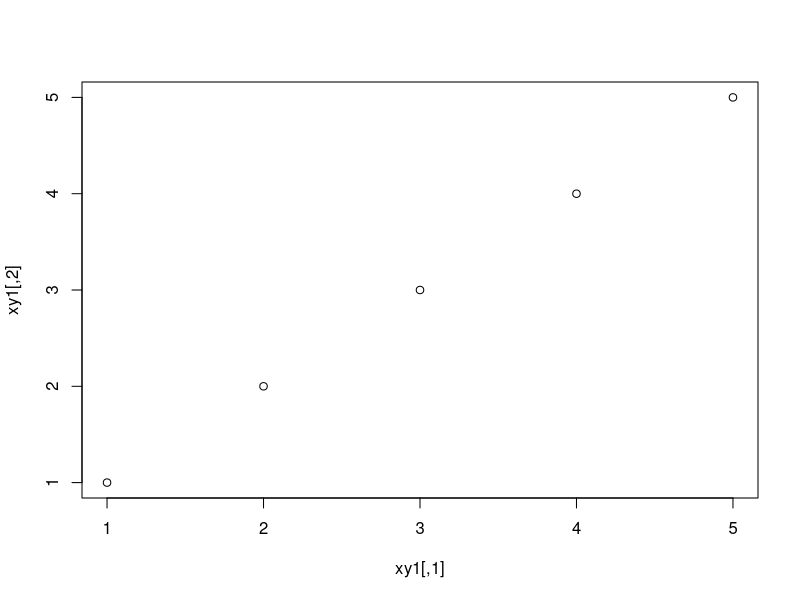
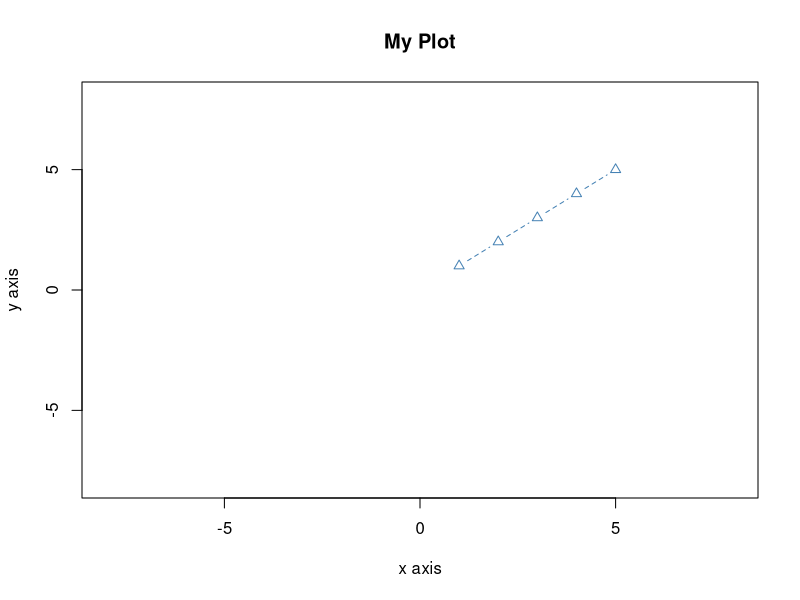
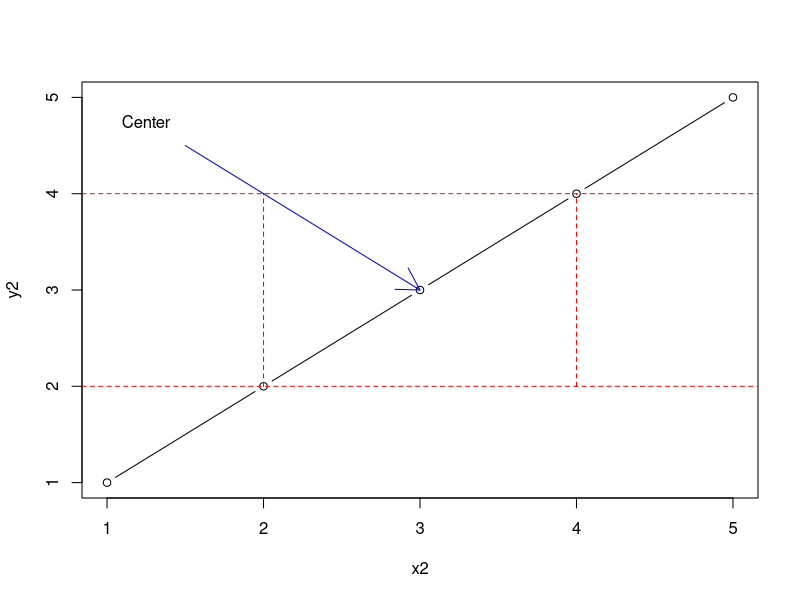
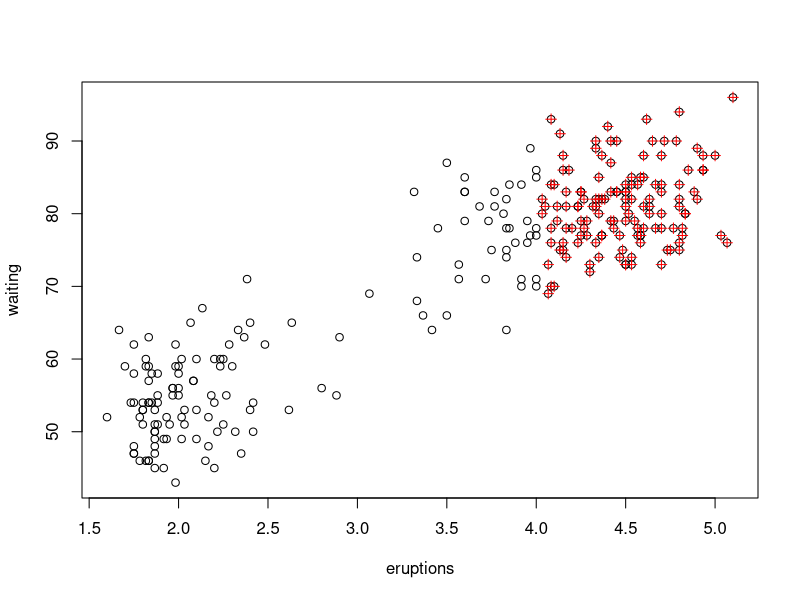

These figures' R source, in order:
xy1 <- matrix(data=c(1,2,3,4,5,
                     1,2,3,4,5), nrow=5, ncol=5)
plot(xy1)

x2 <- c(1,2,3,4,5)
y2 <- c(1,2,3,4,5)
plot(x2,y2, type="b", pch=2, lty=2,
     main="My Plot", xlab="x axis", ylab="y axis",
     col="steelblue", xlim=c(-8,8), ylim=c(-8,8))

plot(x2,y2,type="b")

# lty (line type) -- 1: solid, 2+: dashed
abline(h=c(2,4), col="red", lty=2)

segments(x0=c(2,4), y0=c(2,2), x1=c(2,4), y1=c(4,4),
         col="red", lty=2)

arrows(x0=1.5, y0=4.5, x1=3, y1=3, col="blue")

text(x=1.25, y=4.75, labels="Center")

plot(faithful)

eruptions4 <- with(faithful, faithful[eruptions > 4,])

points(eruptions4, col="red", pch=3)